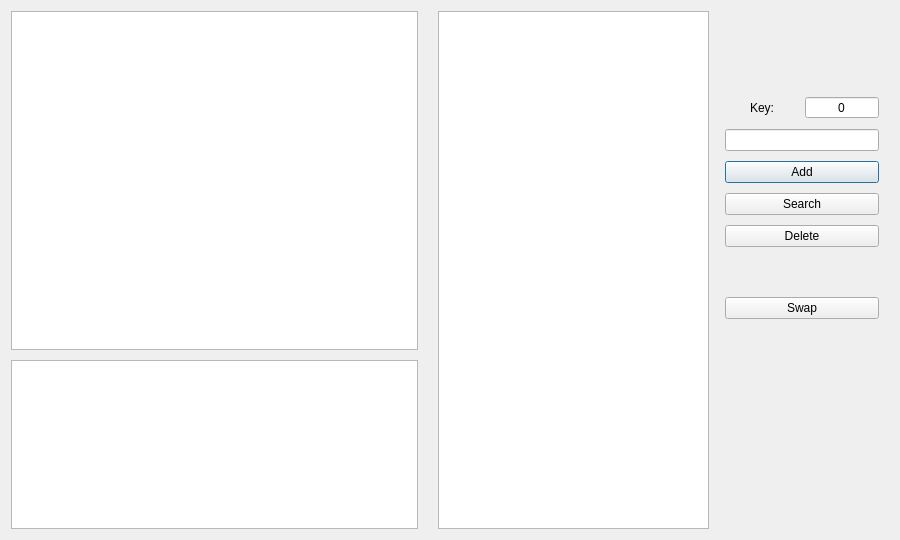
<?xml version="1.0" encoding="UTF-8"?>
<ui version="4.0">
 <class>Dialog</class>
 <widget class="QDialog" name="Dialog">
  <property name="geometry">
   <rect>
    <x>0</x>
    <y>0</y>
    <width>900</width>
    <height>540</height>
   </rect>
  </property>
  <property name="minimumSize">
   <size>
    <width>900</width>
    <height>540</height>
   </size>
  </property>
  <property name="windowTitle">
   <string>Binary tree</string>
  </property>
  <property name="locale">
   <locale language="English" country="UnitedStates"/>
  </property>
  <layout class="QHBoxLayout" name="horizontalLayout_3" stretch="4,1">
   <item>
    <layout class="QHBoxLayout" name="horizontalLayout" stretch="3,2">
     <property name="spacing">
      <number>20</number>
     </property>
     <item>
      <layout class="QVBoxLayout" name="verticalLayout" stretch="2,1">
       <property name="spacing">
        <number>10</number>
       </property>
       <item>
        <widget class="QTreeView" name="treeView">
         <property name="layoutDirection">
          <enum>Qt::LeftToRight</enum>
         </property>
         <property name="editTriggers">
          <set>QAbstractItemView::NoEditTriggers</set>
         </property>
         <property name="alternatingRowColors">
          <bool>false</bool>
         </property>
         <property name="selectionMode">
          <enum>QAbstractItemView::NoSelection</enum>
         </property>
         <property name="textElideMode">
          <enum>Qt::ElideRight</enum>
         </property>
         <property name="rootIsDecorated">
          <bool>false</bool>
         </property>
         <property name="uniformRowHeights">
          <bool>false</bool>
         </property>
         <property name="itemsExpandable">
          <bool>true</bool>
         </property>
         <property name="animated">
          <bool>true</bool>
         </property>
         <property name="allColumnsShowFocus">
          <bool>false</bool>
         </property>
         <property name="wordWrap">
          <bool>false</bool>
         </property>
         <property name="headerHidden">
          <bool>true</bool>
         </property>
        </widget>
       </item>
       <item>
        <widget class="QPlainTextEdit" name="textEdit_output">
         <property name="readOnly">
          <bool>true</bool>
         </property>
        </widget>
       </item>
      </layout>
     </item>
     <item>
      <widget class="QTableWidget" name="tableWidget_input">
       <property name="editTriggers">
        <set>QAbstractItemView::NoEditTriggers</set>
       </property>
       <property name="selectionMode">
        <enum>QAbstractItemView::SingleSelection</enum>
       </property>
       <property name="selectionBehavior">
        <enum>QAbstractItemView::SelectRows</enum>
       </property>
       <attribute name="horizontalHeaderVisible">
        <bool>false</bool>
       </attribute>
       <attribute name="horizontalHeaderHighlightSections">
        <bool>false</bool>
       </attribute>
       <attribute name="horizontalHeaderStretchLastSection">
        <bool>true</bool>
       </attribute>
       <attribute name="verticalHeaderVisible">
        <bool>false</bool>
       </attribute>
       <attribute name="verticalHeaderHighlightSections">
        <bool>false</bool>
       </attribute>
       <column>
        <property name="text">
         <string>Key</string>
        </property>
       </column>
       <column>
        <property name="text">
         <string>String</string>
        </property>
       </column>
      </widget>
     </item>
    </layout>
   </item>
   <item>
    <layout class="QVBoxLayout" name="verticalLayout_3">
     <property name="spacing">
      <number>5</number>
     </property>
     <property name="leftMargin">
      <number>10</number>
     </property>
     <property name="topMargin">
      <number>80</number>
     </property>
     <property name="rightMargin">
      <number>10</number>
     </property>
     <property name="bottomMargin">
      <number>200</number>
     </property>
     <item>
      <layout class="QVBoxLayout" name="verticalLayout_2">
       <property name="spacing">
        <number>10</number>
       </property>
       <item>
        <layout class="QHBoxLayout" name="horizontalLayout_2">
         <property name="spacing">
          <number>6</number>
         </property>
         <item>
          <widget class="QLabel" name="label">
           <property name="text">
            <string>Key:</string>
           </property>
           <property name="alignment">
            <set>Qt::AlignCenter</set>
           </property>
          </widget>
         </item>
         <item>
          <widget class="QSpinBox" name="spinBox_key">
           <property name="alignment">
            <set>Qt::AlignCenter</set>
           </property>
           <property name="buttonSymbols">
            <enum>QAbstractSpinBox::NoButtons</enum>
           </property>
           <property name="maximum">
            <number>9999999</number>
           </property>
          </widget>
         </item>
        </layout>
       </item>
       <item>
        <widget class="QLineEdit" name="lineEdit_value"/>
       </item>
      </layout>
     </item>
     <item>
      <widget class="QPushButton" name="pushButton_add">
       <property name="sizePolicy">
        <sizepolicy hsizetype="Preferred" vsizetype="Fixed">
         <horstretch>0</horstretch>
         <verstretch>0</verstretch>
        </sizepolicy>
       </property>
       <property name="text">
        <string>Add</string>
       </property>
      </widget>
     </item>
     <item>
      <widget class="QPushButton" name="pushButton_search">
       <property name="sizePolicy">
        <sizepolicy hsizetype="Preferred" vsizetype="Fixed">
         <horstretch>0</horstretch>
         <verstretch>0</verstretch>
        </sizepolicy>
       </property>
       <property name="text">
        <string>Search</string>
       </property>
      </widget>
     </item>
     <item>
      <widget class="QPushButton" name="pushButton_delete">
       <property name="sizePolicy">
        <sizepolicy hsizetype="Preferred" vsizetype="Fixed">
         <horstretch>0</horstretch>
         <verstretch>0</verstretch>
        </sizepolicy>
       </property>
       <property name="text">
        <string>Delete</string>
       </property>
      </widget>
     </item>
     <item>
      <spacer name="verticalSpacer">
       <property name="orientation">
        <enum>Qt::Vertical</enum>
       </property>
       <property name="sizeType">
        <enum>QSizePolicy::Maximum</enum>
       </property>
       <property name="sizeHint" stdset="0">
        <size>
         <width>20</width>
         <height>40</height>
        </size>
       </property>
      </spacer>
     </item>
     <item>
      <widget class="QPushButton" name="pushButton_swap">
       <property name="sizePolicy">
        <sizepolicy hsizetype="Preferred" vsizetype="Fixed">
         <horstretch>0</horstretch>
         <verstretch>0</verstretch>
        </sizepolicy>
       </property>
       <property name="text">
        <string>Swap</string>
       </property>
      </widget>
     </item>
    </layout>
   </item>
  </layout>
 </widget>
 <layoutdefault spacing="6" margin="11"/>
 <resources/>
 <connections/>
</ui>
